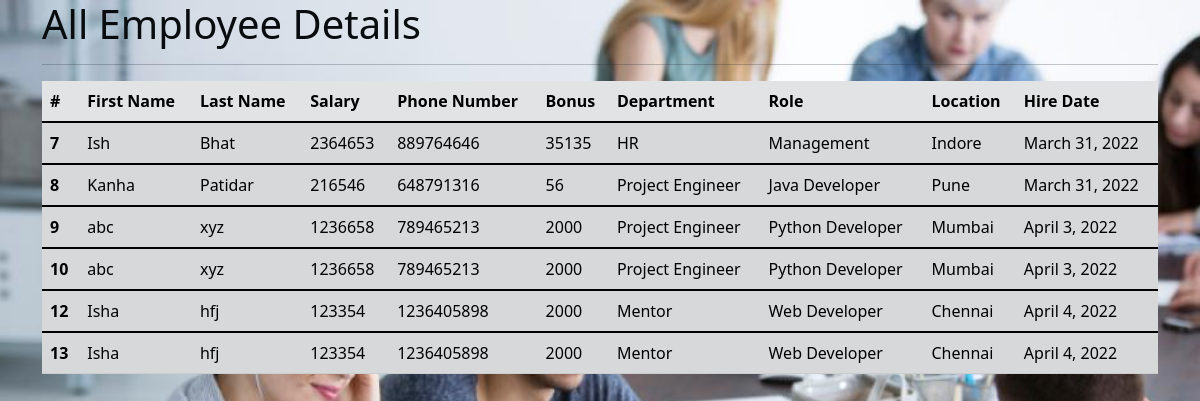
The app's page /all_emp with its own data.
### Employee_app/models.py (models this page shows, shortened)
class Employee(models.Model):
    first_name = models.CharField(max_length = 122, null = False)
    last_name = models.CharField(max_length=122)
    dept = models.ForeignKey(Department, on_delete=models.CASCADE)
    salary = models.IntegerField(default=0)
    bonus = models.IntegerField(default=0)
    role =  models.ForeignKey(Role,on_delete=models.CASCADE)
    phone = models.IntegerField(default=0)
    hire_date = models.DateField()
    def __str__(self):
        return "%s %s %s" %(self.first_name,self.last_name,self.phone)

class Role(models.Model):
    name = models.CharField(max_length=122,null = False)

class Department(models.Model):
    name = models.CharField(max_length=122, null =False)
    location = models.CharField(max_length=122)

### Employee_app/views.py (the view)
# urls.py: path('all_emp',views.all_emp, name = 'all_emp'),
def all_emp(request):
    emps = Employee.objects.all()
    context = {
        'emps' : emps
    }
    print(context)
    return render(request, 'all_emp.html', context)

### Employee_app/templates/all_emp.html (shortened to what this page needs)
<!doctype html>
<html lang="en">
  <head>
    <link href="https://cdn.jsdelivr.net/npm/bootstrap@5.1.3/dist/css/bootstrap.min.css" rel="stylesheet">
  </head>
  <body>
    <div class="container">
        <h1 style="color:rgb(8, 12, 14) ; background-size: auto;">All Employee Details</h1>
        <hr>
        <table class="table table-secondary table-striped">
          <thead>
            <tr>
              <th scope="col">#</th>
              <th scope="col">First Name</th>
              <th scope="col">Last Name</th>
              <th scope="col">Salary</th>
              <th scope="col">Phone Number</th>
              <th scope="col">Bonus</th>
              <th scope="col">Department</th>
              <th scope="col">Role</th>
              <th scope="col">Location</th>
              <th scope="col">Hire Date</th>
            </tr>
          </thead>
              {% for emp in emps %}
          <tbody>
            <tr>
              <th scope="row">{{emp.id}}</th>
              <td>{{emp.first_name}}</td>
              <td>{{emp.last_name}}</td>
              <td>{{emp.salary}}</td>
              <td>{{emp.phone}}</td>
              <td>{{emp.bonus}}</td>
              <td>{{emp.role.name}}</td>
              <td>{{emp.dept.name}}</td>
              <td>{{emp.dept.location}}</td>
              <td>{{emp.hire_date}}</td>
            </tr>
          </tbody>
              {% endfor %}
        </table>
    </div>
  </body>
</html>

### Employee_app/templates/all_emp.html (style rules this page uses)
body { background: url(../static/img/bg.jpg) no-repeat center center fixed; -webkit-background-size: cover; -moz-background-size: cover; -o-background-size: cover; background-size: cover; }

### records on screen
Employee: id "7", first_name "Ish", last_name "Bhat", salary "2364653", phone "889764646", bonus "35135", role.name "HR", dept.name "Management", dept.location "Indore", hire_date "March 31, 2022"
Employee: id "8", first_name "Kanha", last_name "Patidar", salary "216546", phone "648791316", bonus "56", role.name "Project Engineer", dept.name "Java Developer", dept.location "Pune", hire_date "March 31, 2022"
Employee: id "9", first_name "abc", last_name "xyz", salary "1236658", phone "789465213", bonus "2000", role.name "Project Engineer", dept.name "Python Developer", dept.location "Mumbai", hire_date "April 3, 2022"
Employee: id "10", first_name "abc", last_name "xyz", salary "1236658", phone "789465213", bonus "2000", role.name "Project Engineer", dept.name "Python Developer", dept.location "Mumbai", hire_date "April 3, 2022"
Employee: id "12", first_name "Isha", last_name "hfj", salary "123354", phone "1236405898", bonus "2000", role.name "Mentor", dept.name "Web Developer", dept.location "Chennai", hire_date "April 4, 2022"
Employee: id "13", first_name "Isha", last_name "hfj", salary "123354", phone "1236405898", bonus "2000", role.name "Mentor", dept.name "Web Developer", dept.location "Chennai", hire_date "April 4, 2022"
